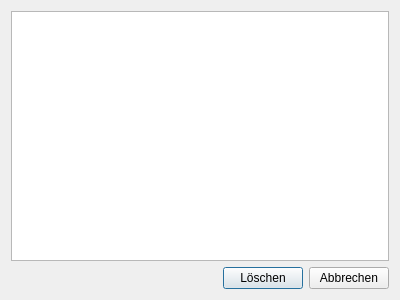
<?xml version="1.0" encoding="UTF-8"?>
<ui version="4.0">
 <class>ChooseEmployee</class>
 <widget class="QDialog" name="ChooseEmployee">
  <property name="geometry">
   <rect>
    <x>0</x>
    <y>0</y>
    <width>400</width>
    <height>300</height>
   </rect>
  </property>
  <property name="windowTitle">
   <string>Mitarbeiter Löschen</string>
  </property>
  <layout class="QVBoxLayout" name="verticalLayout">
   <item>
    <widget class="QTableView" name="listView"/>
   </item>
   <item>
    <layout class="QHBoxLayout" name="horizontalLayout">
     <item>
      <spacer name="horizontalSpacer">
       <property name="orientation">
        <enum>Qt::Horizontal</enum>
       </property>
       <property name="sizeHint" stdset="0">
        <size>
         <width>40</width>
         <height>20</height>
        </size>
       </property>
      </spacer>
     </item>
     <item>
      <widget class="QPushButton" name="ButtonErase">
       <property name="text">
        <string>Löschen</string>
       </property>
      </widget>
     </item>
     <item>
      <widget class="QPushButton" name="ButtonAbort">
       <property name="text">
        <string>Abbrechen</string>
       </property>
      </widget>
     </item>
    </layout>
   </item>
  </layout>
 </widget>
 <resources/>
 <connections/>
</ui>
